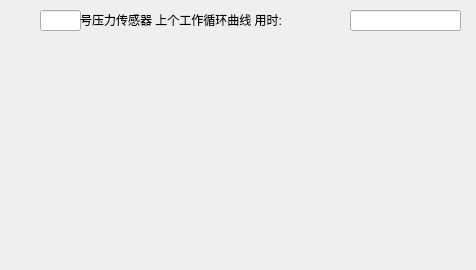
<?xml version="1.0" encoding="UTF-8"?>
<ui version="4.0">
 <class>Dia1</class>
 <widget class="QDialog" name="Dia1">
  <property name="geometry">
   <rect>
    <x>0</x>
    <y>0</y>
    <width>476</width>
    <height>270</height>
   </rect>
  </property>
  <property name="windowTitle">
   <string>Dialog</string>
  </property>
  <widget class="QCustomPlot" name="widget" native="true">
   <property name="geometry">
    <rect>
     <x>0</x>
     <y>40</y>
     <width>481</width>
     <height>231</height>
    </rect>
   </property>
  </widget>
  <widget class="QLineEdit" name="lineEdit">
   <property name="geometry">
    <rect>
     <x>40</x>
     <y>10</y>
     <width>41</width>
     <height>21</height>
    </rect>
   </property>
  </widget>
  <widget class="QLabel" name="label">
   <property name="geometry">
    <rect>
     <x>80</x>
     <y>10</y>
     <width>261</width>
     <height>21</height>
    </rect>
   </property>
   <property name="text">
    <string>&lt;html&gt;&lt;head/&gt;&lt;body&gt;&lt;p&gt;号压力传感器 上个工作循环曲线 用时:&lt;/p&gt;&lt;/body&gt;&lt;/html&gt;</string>
   </property>
  </widget>
  <widget class="QLineEdit" name="lineEdit_2">
   <property name="geometry">
    <rect>
     <x>350</x>
     <y>10</y>
     <width>111</width>
     <height>21</height>
    </rect>
   </property>
  </widget>
 </widget>
 <customwidgets>
  <customwidget>
   <class>QCustomPlot</class>
   <extends>QWidget</extends>
   <header>Mapping/qcustomplot.h</header>
   <container>1</container>
  </customwidget>
 </customwidgets>
 <resources/>
 <connections/>
</ui>
